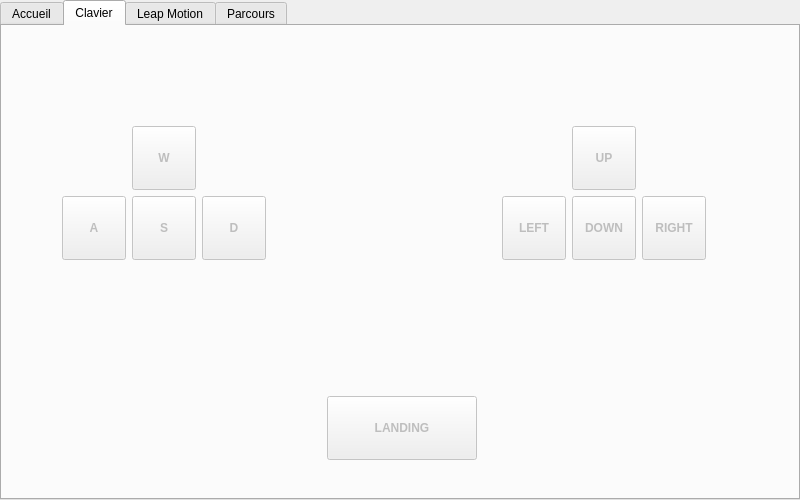
<?xml version="1.0" encoding="UTF-8"?>
<ui version="4.0">
 <class>Widget</class>
 <widget class="QWidget" name="Widget">
  <property name="geometry">
   <rect>
    <x>0</x>
    <y>0</y>
    <width>800</width>
    <height>500</height>
   </rect>
  </property>
  <property name="minimumSize">
   <size>
    <width>800</width>
    <height>500</height>
   </size>
  </property>
  <property name="windowTitle">
   <string>Airborne Controller</string>
  </property>
  <property name="windowOpacity">
   <double>1.000000000000000</double>
  </property>
  <widget class="QTabWidget" name="tabWidget">
   <property name="geometry">
    <rect>
     <x>0</x>
     <y>0</y>
     <width>800</width>
     <height>500</height>
    </rect>
   </property>
   <property name="currentIndex">
    <number>1</number>
   </property>
   <widget class="QWidget" name="accueil">
    <attribute name="title">
     <string>Accueil</string>
    </attribute>
    <widget class="QToolButton" name="connectButton">
     <property name="geometry">
      <rect>
       <x>325</x>
       <y>400</y>
       <width>150</width>
       <height>28</height>
      </rect>
     </property>
     <property name="text">
      <string>Connection</string>
     </property>
    </widget>
    <widget class="QLineEdit" name="macAddress">
     <property name="geometry">
      <rect>
       <x>250</x>
       <y>360</y>
       <width>300</width>
       <height>30</height>
      </rect>
     </property>
     <property name="placeholderText">
      <string>Addresse MAC</string>
     </property>
    </widget>
   </widget>
   <widget class="QWidget" name="keyboard">
    <attribute name="title">
     <string>Clavier</string>
    </attribute>
    <widget class="QPushButton" name="forward">
     <property name="enabled">
      <bool>false</bool>
     </property>
     <property name="geometry">
      <rect>
       <x>130</x>
       <y>100</y>
       <width>64</width>
       <height>64</height>
      </rect>
     </property>
     <property name="font">
      <font>
       <weight>75</weight>
       <bold>true</bold>
      </font>
     </property>
     <property name="text">
      <string>W</string>
     </property>
     <property name="autoDefault">
      <bool>false</bool>
     </property>
     <property name="default">
      <bool>false</bool>
     </property>
     <property name="flat">
      <bool>false</bool>
     </property>
    </widget>
    <widget class="QPushButton" name="backward">
     <property name="enabled">
      <bool>false</bool>
     </property>
     <property name="geometry">
      <rect>
       <x>130</x>
       <y>170</y>
       <width>64</width>
       <height>64</height>
      </rect>
     </property>
     <property name="font">
      <font>
       <weight>75</weight>
       <bold>true</bold>
      </font>
     </property>
     <property name="text">
      <string>S</string>
     </property>
     <property name="autoDefault">
      <bool>false</bool>
     </property>
     <property name="default">
      <bool>false</bool>
     </property>
     <property name="flat">
      <bool>false</bool>
     </property>
    </widget>
    <widget class="QPushButton" name="right">
     <property name="enabled">
      <bool>false</bool>
     </property>
     <property name="geometry">
      <rect>
       <x>200</x>
       <y>170</y>
       <width>64</width>
       <height>64</height>
      </rect>
     </property>
     <property name="font">
      <font>
       <weight>75</weight>
       <bold>true</bold>
      </font>
     </property>
     <property name="text">
      <string>D</string>
     </property>
     <property name="autoDefault">
      <bool>false</bool>
     </property>
     <property name="default">
      <bool>false</bool>
     </property>
     <property name="flat">
      <bool>false</bool>
     </property>
    </widget>
    <widget class="QPushButton" name="left">
     <property name="enabled">
      <bool>false</bool>
     </property>
     <property name="geometry">
      <rect>
       <x>60</x>
       <y>170</y>
       <width>64</width>
       <height>64</height>
      </rect>
     </property>
     <property name="font">
      <font>
       <weight>75</weight>
       <bold>true</bold>
      </font>
     </property>
     <property name="text">
      <string>A</string>
     </property>
     <property name="autoDefault">
      <bool>false</bool>
     </property>
     <property name="default">
      <bool>false</bool>
     </property>
     <property name="flat">
      <bool>false</bool>
     </property>
    </widget>
    <widget class="QPushButton" name="landing">
     <property name="enabled">
      <bool>false</bool>
     </property>
     <property name="geometry">
      <rect>
       <x>325</x>
       <y>370</y>
       <width>150</width>
       <height>64</height>
      </rect>
     </property>
     <property name="font">
      <font>
       <weight>75</weight>
       <bold>true</bold>
      </font>
     </property>
     <property name="text">
      <string>LANDING</string>
     </property>
     <property name="autoDefault">
      <bool>false</bool>
     </property>
     <property name="default">
      <bool>false</bool>
     </property>
     <property name="flat">
      <bool>false</bool>
     </property>
    </widget>
    <widget class="QPushButton" name="up">
     <property name="enabled">
      <bool>false</bool>
     </property>
     <property name="geometry">
      <rect>
       <x>570</x>
       <y>100</y>
       <width>64</width>
       <height>64</height>
      </rect>
     </property>
     <property name="font">
      <font>
       <weight>75</weight>
       <bold>true</bold>
      </font>
     </property>
     <property name="text">
      <string>UP</string>
     </property>
     <property name="autoDefault">
      <bool>false</bool>
     </property>
     <property name="default">
      <bool>false</bool>
     </property>
     <property name="flat">
      <bool>false</bool>
     </property>
    </widget>
    <widget class="QPushButton" name="rev_clock">
     <property name="enabled">
      <bool>false</bool>
     </property>
     <property name="geometry">
      <rect>
       <x>500</x>
       <y>170</y>
       <width>64</width>
       <height>64</height>
      </rect>
     </property>
     <property name="font">
      <font>
       <weight>75</weight>
       <bold>true</bold>
      </font>
     </property>
     <property name="text">
      <string>LEFT</string>
     </property>
     <property name="autoDefault">
      <bool>false</bool>
     </property>
     <property name="default">
      <bool>false</bool>
     </property>
     <property name="flat">
      <bool>false</bool>
     </property>
    </widget>
    <widget class="QPushButton" name="down">
     <property name="enabled">
      <bool>false</bool>
     </property>
     <property name="geometry">
      <rect>
       <x>570</x>
       <y>170</y>
       <width>64</width>
       <height>64</height>
      </rect>
     </property>
     <property name="font">
      <font>
       <weight>75</weight>
       <bold>true</bold>
      </font>
     </property>
     <property name="text">
      <string>DOWN</string>
     </property>
     <property name="autoDefault">
      <bool>false</bool>
     </property>
     <property name="default">
      <bool>false</bool>
     </property>
     <property name="flat">
      <bool>false</bool>
     </property>
    </widget>
    <widget class="QPushButton" name="clock">
     <property name="enabled">
      <bool>false</bool>
     </property>
     <property name="geometry">
      <rect>
       <x>640</x>
       <y>170</y>
       <width>64</width>
       <height>64</height>
      </rect>
     </property>
     <property name="font">
      <font>
       <weight>75</weight>
       <bold>true</bold>
      </font>
     </property>
     <property name="text">
      <string>RIGHT</string>
     </property>
     <property name="autoDefault">
      <bool>false</bool>
     </property>
     <property name="default">
      <bool>false</bool>
     </property>
     <property name="flat">
      <bool>false</bool>
     </property>
    </widget>
   </widget>
   <widget class="QWidget" name="leapmotion">
    <attribute name="title">
     <string>Leap Motion</string>
    </attribute>
    <widget class="QToolButton" name="lm_landing">
     <property name="geometry">
      <rect>
       <x>280</x>
       <y>410</y>
       <width>251</width>
       <height>41</height>
      </rect>
     </property>
     <property name="text">
      <string>LANDING</string>
     </property>
    </widget>
    <widget class="QProgressBar" name="x_axis">
     <property name="geometry">
      <rect>
       <x>50</x>
       <y>100</y>
       <width>250</width>
       <height>30</height>
      </rect>
     </property>
     <property name="value">
      <number>50</number>
     </property>
    </widget>
    <widget class="QProgressBar" name="y_axis">
     <property name="geometry">
      <rect>
       <x>450</x>
       <y>100</y>
       <width>250</width>
       <height>30</height>
      </rect>
     </property>
     <property name="value">
      <number>50</number>
     </property>
    </widget>
    <widget class="QProgressBar" name="z_axis">
     <property name="geometry">
      <rect>
       <x>50</x>
       <y>250</y>
       <width>250</width>
       <height>30</height>
      </rect>
     </property>
     <property name="value">
      <number>50</number>
     </property>
    </widget>
    <widget class="QProgressBar" name="rotate">
     <property name="geometry">
      <rect>
       <x>450</x>
       <y>250</y>
       <width>250</width>
       <height>23</height>
      </rect>
     </property>
     <property name="value">
      <number>50</number>
     </property>
    </widget>
    <widget class="QLabel" name="label">
     <property name="geometry">
      <rect>
       <x>50</x>
       <y>220</y>
       <width>250</width>
       <height>18</height>
      </rect>
     </property>
     <property name="text">
      <string>Axe Z</string>
     </property>
     <property name="alignment">
      <set>Qt::AlignCenter</set>
     </property>
    </widget>
    <widget class="QLabel" name="rotate_label">
     <property name="geometry">
      <rect>
       <x>450</x>
       <y>220</y>
       <width>250</width>
       <height>18</height>
      </rect>
     </property>
     <property name="text">
      <string>Rotation</string>
     </property>
     <property name="alignment">
      <set>Qt::AlignCenter</set>
     </property>
    </widget>
    <widget class="QLabel" name="y_label">
     <property name="geometry">
      <rect>
       <x>450</x>
       <y>70</y>
       <width>250</width>
       <height>18</height>
      </rect>
     </property>
     <property name="text">
      <string>Axe Y</string>
     </property>
     <property name="alignment">
      <set>Qt::AlignCenter</set>
     </property>
    </widget>
    <widget class="QLabel" name="x_label">
     <property name="enabled">
      <bool>true</bool>
     </property>
     <property name="geometry">
      <rect>
       <x>50</x>
       <y>70</y>
       <width>250</width>
       <height>18</height>
      </rect>
     </property>
     <property name="text">
      <string>Axe X</string>
     </property>
     <property name="alignment">
      <set>Qt::AlignCenter</set>
     </property>
    </widget>
   </widget>
   <widget class="QWidget" name="course">
    <attribute name="title">
     <string>Parcours</string>
    </attribute>
    <widget class="QComboBox" name="comboBox">
     <property name="geometry">
      <rect>
       <x>20</x>
       <y>20</y>
       <width>300</width>
       <height>26</height>
      </rect>
     </property>
    </widget>
    <widget class="QSlider" name="horizontalSlider">
     <property name="geometry">
      <rect>
       <x>20</x>
       <y>80</y>
       <width>300</width>
       <height>17</height>
      </rect>
     </property>
     <property name="orientation">
      <enum>Qt::Horizontal</enum>
     </property>
    </widget>
    <widget class="QLCDNumber" name="lcdNumber">
     <property name="geometry">
      <rect>
       <x>40</x>
       <y>120</y>
       <width>64</width>
       <height>23</height>
      </rect>
     </property>
     <property name="font">
      <font>
       <weight>75</weight>
       <bold>true</bold>
      </font>
     </property>
    </widget>
    <widget class="QLabel" name="label_2">
     <property name="geometry">
      <rect>
       <x>110</x>
       <y>120</y>
       <width>74</width>
       <height>18</height>
      </rect>
     </property>
     <property name="frameShape">
      <enum>QFrame::NoFrame</enum>
     </property>
     <property name="text">
      <string>Seconde</string>
     </property>
    </widget>
    <widget class="QListWidget" name="listWidget">
     <property name="geometry">
      <rect>
       <x>340</x>
       <y>10</y>
       <width>450</width>
       <height>450</height>
      </rect>
     </property>
     <property name="frameShape">
      <enum>QFrame::Box</enum>
     </property>
    </widget>
   </widget>
  </widget>
 </widget>
 <layoutdefault spacing="6" margin="11"/>
 <resources/>
 <connections/>
</ui>
